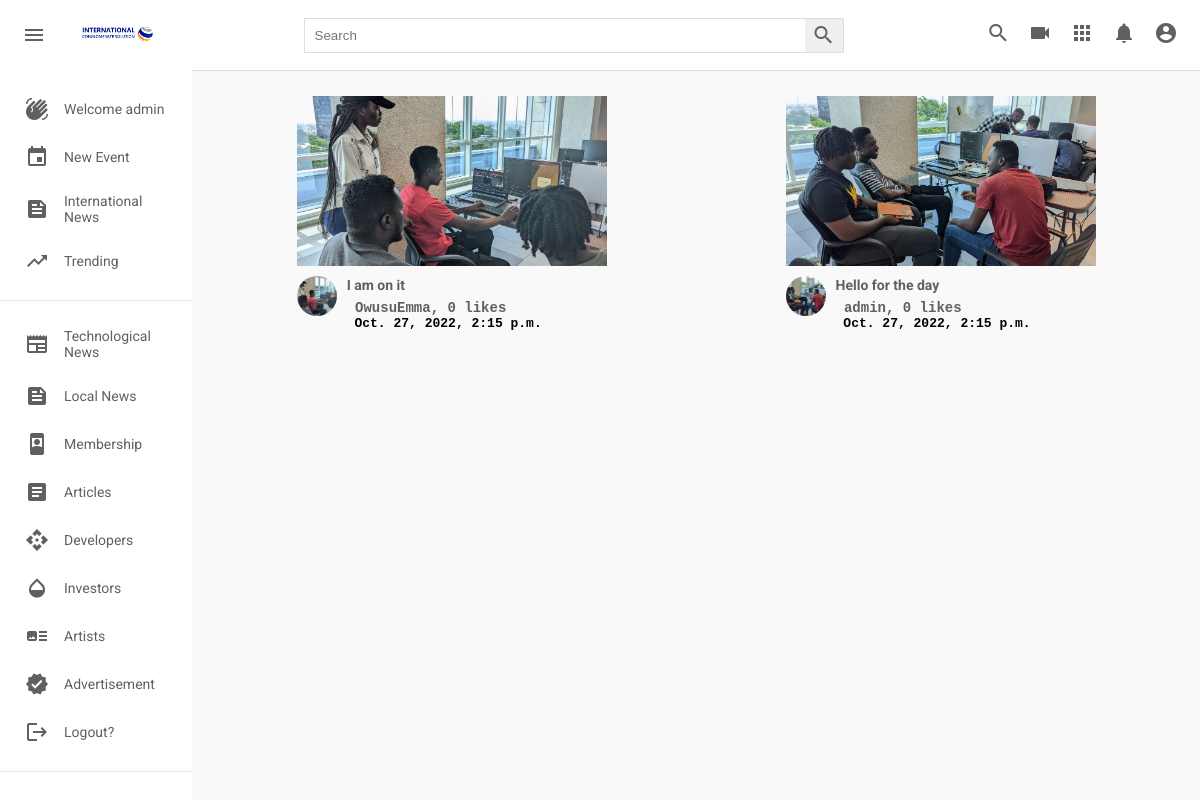
The app's page / (signed in) with its own data.
### post/models.py (models this page shows, shortened)
class Post(models.Model):
    title = models.CharField(max_length=500, verbose_name="title", blank=True)
    picture = models.ImageField(upload_to=user_directory_path, verbose_name="Picture", null=True)
    caption = models.CharField(max_length=500000, verbose_name="Caption")
    posted = models.DateTimeField(auto_now_add=True)
    tag = models.ManyToManyField(Tag, related_name="tags")
    user = models.ForeignKey(User, on_delete=models.CASCADE)
    likes = models.IntegerField(default=0)

### post/views.py (the view)
# urls.py: 2. Add a URL to urlpatterns:  path('', views.home, name='home')
def home(request):
    posts = Post.objects.all().order_by('-posted')
    context = {
        'post_items' :  posts
    }
    return render(request, "home.html", context)

### templates/home.html (shortened to what this page needs)
{% extends 'base.html' %}
{% load static %}
   {% block content %}
      <div class="videos">
        <div class="videos__container">
          {% for post in post_items %}
          <div class="video">
            <div class="video__thumbnail">
              <a href="{% url 'detailed_page' post.id %}"><img src="{{ post.picture.url }}" alt="" /></a>
            </div>
            <div class="video__details">
              <div class="author">
                <img
                  src="{{ post.picture.url }}"
                  alt=""
                />
              </div>
              <div class="title">
                <h3> <a href="{% url 'detailed_page' post.id %}"> {{post.title}}</a></h3>
                 <pre><b><a href="{% url 'detailed_page' post.id %}"> {{post.user.username}}, {{post.likes}} likes </a></b></pre>
                <pre> <b>{{post.posted}}</b></pre>
              </div>
            </div>
          </div>
          {% endfor %}
        </div>
      </div>
    </div>
   {% endblock content %}

### templates/base.html (shortened to what this page needs)
{% load static %}
<html lang="en">
  <head>
    <link rel="stylesheet" href={% static 'styles.css'%} />
  </head>
  <body>
    {% if user.is_authenticated %}
    <div class="header">
      <div class="header__left">
        <i id="menu" class="material-icons">menu</i>
        <img
          src={% static 'images/mainlogo.jpg'%}
          alt=""
        />
      </div>
      <div class="header__search">
        <form action="">
          <input type="text" placeholder="Search" />
          <button><i class="material-icons">search</i></button>
        </form>
      </div>
      <div class="header__icons">
        <i class="material-icons display-this">search</i>
        <i class="material-icons">videocam</i>
        <i class="material-icons">apps</i>
        <i class="material-icons">notifications</i>
        <a href="{% url 'profile' request.user.username %}"
        class="nav-item nav-link {% if request.user.username in request.path %}active{% endif %}">
        <i class="material-icons display-this">account_circle</i>
        </a>
      </div>
    </div>
    <div class="mainBody">
      <div class="sidebar">
        <div class="sidebar__categories">
          <div class="sidebar__category">
            <i class="material-icons">waving_hand</i>
            <span>Welcome {{ user.username }}</span>
          </div>
          <div class="sidebar__category">
            <i class="material-icons">event</i>
            <span><a style="text-decoration:none; color: rgb(96, 96, 96);" href="{% url 'newevent' %}">New Event</a></span>
          </div>
          <div class="sidebar__category">
            <i class="material-icons">feed</i>
            <span><a style="text-decoration:none; color: rgb(96, 96, 96);" href="{% url 'internationalnews' %}">International News</a></span>
          </div>
          <div class="sidebar__category">
            <i class="material-icons">trending_up</i>
            <span><a style="text-decoration:none; color: rgb(96, 96, 96);" href="{% url 'trending' %}">Trending</a></span>
          </div>
        </div>
        <hr />
        <div class="sidebar__categories">
          <div class="sidebar__category">
            <i class="material-icons">newspaper</i>
            <span>Technological News</span>
          </div>
          <div class="sidebar__category">
            <i class="material-icons">feed</i>
            <span>Local News</span>
          </div>
          <div class="sidebar__category">
            <i class="material-icons">remember_me</i>
            <span>Membership</span>
          </div>
          <div class="sidebar__category">
            <i class="material-icons">article</i>
            <span>Articles</span>
          </div>
          <div class="sidebar__category">
            <i class="material-icons">api</i>
            <span>Developers</span>
          </div>
          <div class="sidebar__category">
            <i class="material-icons">opacity</i>
            <span>Investors</span>
          </div>
          <div class="sidebar__category">
            <i class="material-icons">art_track</i>
            <span> Artists</span>
          </div>
          <div class="sidebar__category">
            <i class="material-icons">verified</i>
            <span>Advertisement</span>
          </div>
          <div class="sidebar__category">
            <i class="material-icons">logout</i>
            <span><a style="text-decoration:none; color: rgb(96, 96, 96);" href="{% url 'logout' %}">Logout?</a></span>
          </div>
        </div>
        <hr />
      </div>
      {% else %}
        <div class="alert alert-success" role="alert">
            <h3>Welcome!</h3>
            <a href="{% url 'register' %}">Signup</a>
            <a href="{% url 'login' %}">Login</a>
        </div>
      {% endif %}
    {% block content %}
    {% endblock content %}
  </body>
</html>

### static/styles.css (style rules this page uses)
* { margin: 0; padding: 0; box-sizing: border-box; }
body { font-family: 'Roboto', sans-serif; }
.material-icons { color: rgb(96, 96, 96); }
.header { display: flex; justify-content: space-between; align-items: center; height: 70px; padding: 15px; }
.header__left { display: flex; align-items: center; }
.header__left img { width: 100px; margin-left: 15px; }
.header i { padding: 0 7px; cursor: pointer; }
.header__search form { border: 1px solid #ddd; height: 35px; margin: 0; padding: 0; display: flex; }
.header__search input { width: 500px; padding: 10px; margin: 0; border-radius: 0; border: none; height: 100%; }
.header__search button { padding: 0; margin: 0; height: 100%; border: none; border-radius: 0; }
.mainBody { height: calc(100vh - 70px); display: flex; overflow: hidden; }
.sidebar { height: 100%; width: 230px; background-color: white; overflow-y: scroll; }
.sidebar__categories { width: 100%; display: flex; flex-direction: column; margin-bottom: 15px; margin-top: 15px; }
.sidebar__category { display: flex; align-items: center; padding: 12px 25px; }
.sidebar__category span { margin-left: 15px; }
hr { height: 1px; background-color: #e5e5e5; border: none; }
.videos { background-color: #f9f9f9; width: 100%; height: 100%; padding: 15px 15px; border-top: 1px solid #ddd; overflow-y: scroll; }
.videos__container { display: flex; flex-direction: row; justify-content: space-around; flex-wrap: wrap; }
.video { width: 310px; margin-bottom: 30px; }
.video__thumbnail { width: 100%; height: 170px; }
.video__thumbnail img { object-fit: cover; height: 100%; width: 100%; }
.author img { object-fit: cover; border-radius: 50%; height: 40px; width: 40px; margin-right: 10px; }
.video__details { display: flex; margin-top: 10px; }
.title { display: flex; flex-direction: column; }
.title h3 { color: rgb(3, 3, 3); line-height: 18px; font-size: 14px; margin-bottom: 6px; }
.title a, span { text-decoration: none; color: rgb(96, 96, 96); font-size: 14px; }
.detailPage_title a, span { text-decoration: none; color: rgb(96, 96, 96); font-size: 14px; }

### records on screen
Post: picture (picture), title "I am on it", user.username "OwusuEmma", likes "0", posted "Oct. 27, 2022, 2:15 p.m."
Post: picture (picture), title "Hello for the day", user.username "admin", likes "0", posted "Oct. 27, 2022, 2:15 p.m."

### other values on screen
{{ user.username }} "admin"
